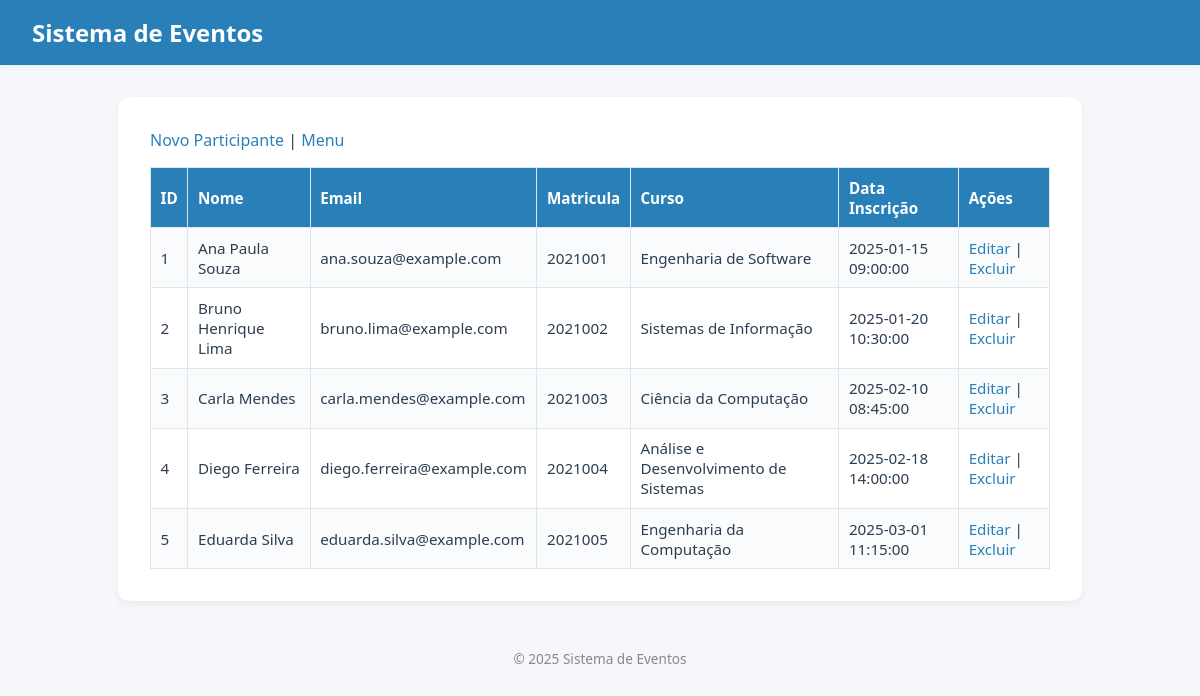
Screenshot of /participante/participante_list.php with the database file from the repository.
### tables this page shows
CREATE TABLE IF NOT EXISTS participantes (
    id INT AUTO_INCREMENT PRIMARY KEY,
    nome VARCHAR(100) NOT NULL,
    email VARCHAR(100) UNIQUE NOT NULL,
    matricula VARCHAR(20) NOT NULL,
    curso VARCHAR(100),
    data_inscricao DATETIME
);

### banco/db.php (called while the page is built, shortened)
<?php
function h($s){ return htmlspecialchars($s, ENT_QUOTES, 'UTF-8'); }

### participante/participante_list.php (the view, shortened to what this page needs)
<?php
require '../banco/db.php';
$res = mysqli_query($mysqli, "SELECT * FROM participantes ORDER BY id");
?>
<!doctype html>
<html>
<head>
  <link rel="stylesheet" href="/style.css">
</head>
<body>
  <header>
    <h1>Sistema de Eventos</h1>
  </header>
  <main>
    <a href="participante_form.php">Novo Participante</a> | <a href="../index.php">Menu</a>
    <table border="1" cellpadding="6">
      <tr>
        <th>ID</th>
        <th>Nome</th>
        <th>Email</th>
        <th>Matricula</th>
        <th>Curso</th>
        <th>Data Inscrição</th>
        <th>Ações</th>
      </tr>
      <?php while($row = mysqli_fetch_assoc($res)): ?>
      <tr>
        <td><?=h($row['id'])?></td>
        <td><?=h($row['nome'])?></td>
        <td><?=h($row['email'])?></td>
        <td><?=h($row['matricula'])?></td>
        <td><?=h($row['curso'])?></td>
        <td><?=h($row['data_inscricao'])?></td>
        <td>
          <a href="participante_form.php?id=<?=h($row['id'])?>">Editar</a> |
          <a href="participante_delete.php?id=<?=h($row['id'])?>" onclick="return confirm('Excluir?')">Excluir</a>
        </td>
      </tr>
      <?php endwhile; ?>
    </table>
  </main>
  <footer>© <?=date('Y')?> Sistema de Eventos</footer>
</body>
</html>

### style.css (style rules this page uses)
:root { --bg: #f5f7fa; --card: #fff; --text: #2c3e50; --accent: #2980b9; --accent-hover: #1f6391; --border: #dfe6e9; --success: #27ae60; --danger: #c0392b; --shadow: rgba(0, 0, 0, 0.05); }
body { font-family: "Segoe UI", Roboto, sans-serif; background-color: var(--bg); margin: 0; padding: 0; color: var(--text); }
header { background-color: var(--accent); color: #fff; padding: 1rem 2rem; box-shadow: 0 2px 5px var(--shadow); }
header h1 { margin: 0; font-size: 1.5rem; }
main { max-width: 900px; margin: 2rem auto; background: var(--card); border-radius: 12px; box-shadow: 0 4px 10px var(--shadow); padding: 2rem; }
table { width: 100%; border-collapse: collapse; margin-top: 1rem; font-size: 0.95rem; }
th, td { padding: 0.6rem; border: 1px solid var(--border); text-align: left; }
th { background: var(--accent); color: white; }
tr:nth-child(even) { background: #f9fbfd; }
a { color: var(--accent); text-decoration: none; font-weight: 500; }
footer { text-align: center; color: #888; margin-top: 3rem; font-size: 0.85rem; }

### rows the page displays
participantes: id "1", nome "Ana Paula Souza", email "ana.souza@example.com", matricula "2021001", curso "Engenharia de Software", data_inscricao "2025-01-15 09:00:00"
participantes: id "2", nome "Bruno Henrique Lima", email "bruno.lima@example.com", matricula "2021002", curso "Sistemas de Informação", data_inscricao "2025-01-20 10:30:00"
participantes: id "3", nome "Carla Mendes", email "carla.mendes@example.com", matricula "2021003", curso "Ciência da Computação", data_inscricao "2025-02-10 08:45:00"
participantes: id "4", nome "Diego Ferreira", email "diego.ferreira@example.com", matricula "2021004", curso "Análise e Desenvolvimento de Sistemas", data_inscricao "2025-02-18 14:00:00"
participantes: id "5", nome "Eduarda Silva", email "eduarda.silva@example.com", matricula "2021005", curso "Engenharia da Computação", data_inscricao "2025-03-01 11:15:00"
